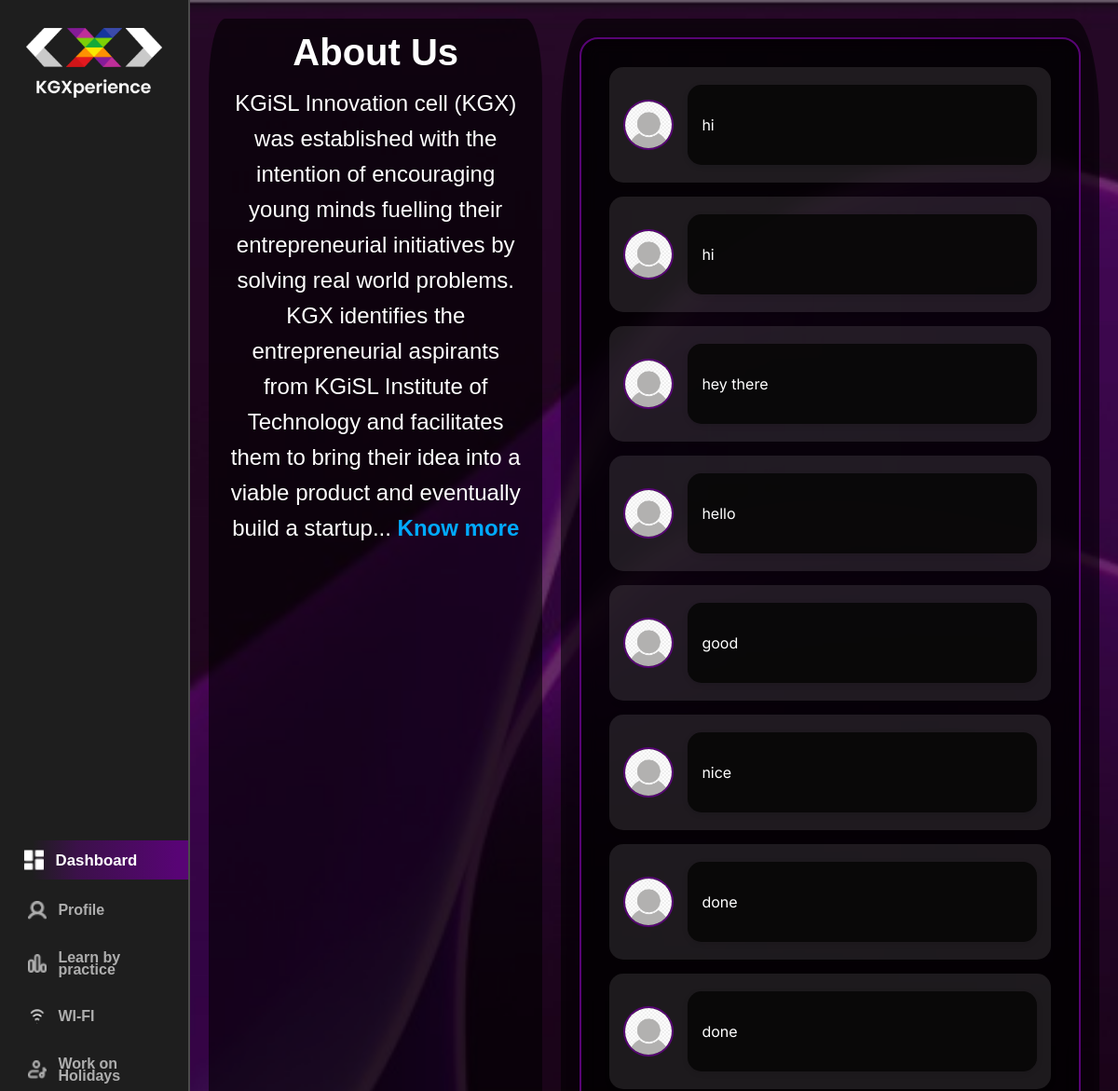
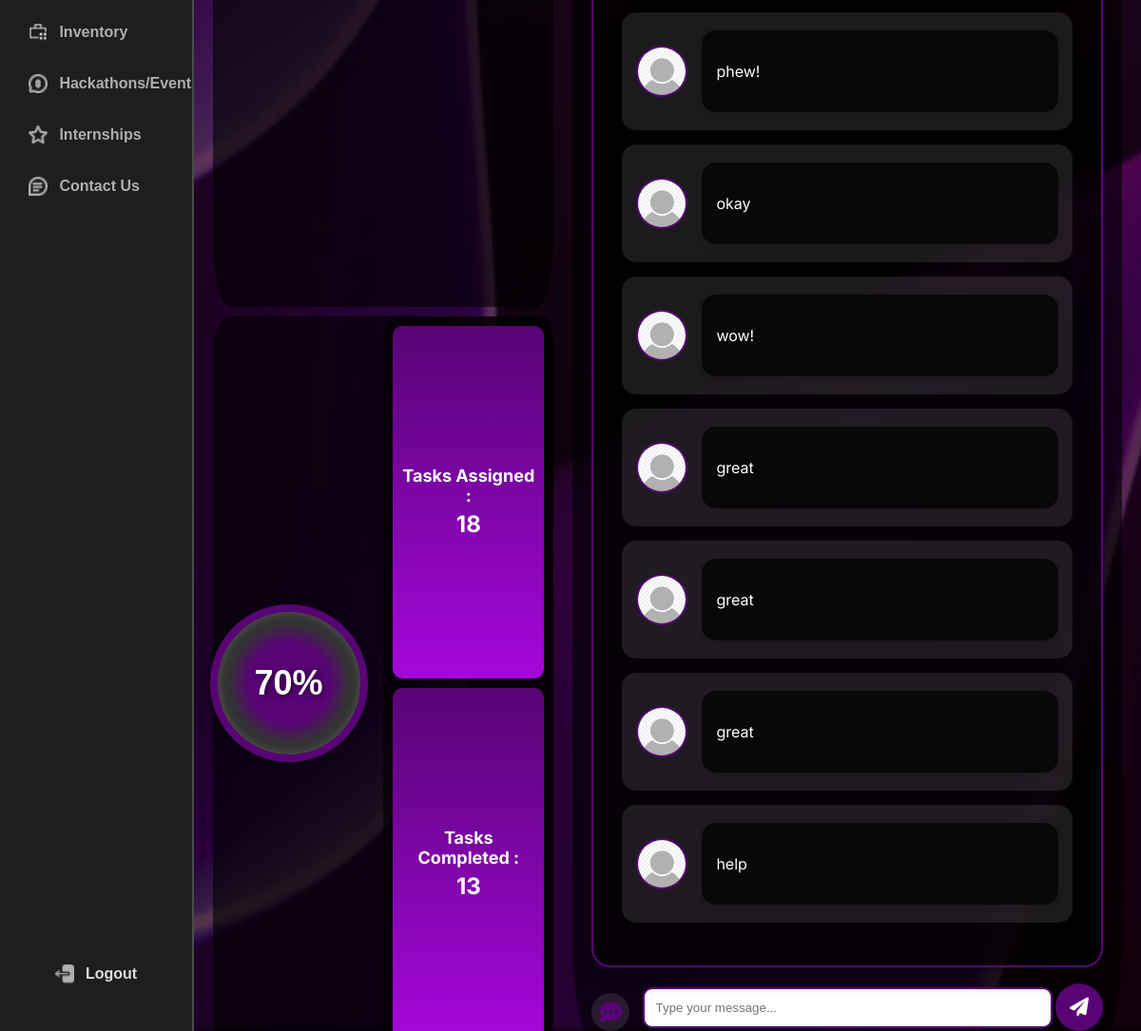
Screenshot of /dashboard/ (signed in) with the database file from the repository (2 pictures, top to bottom).
### kgx_app/models.py (models this page shows, shortened)
class Comment(models.Model):
    user = models.ForeignKey(User, on_delete=models.CASCADE)
    content = models.TextField()
    created_at = models.DateTimeField(auto_now_add=True)

### kgx_app/views.py (the view)
# urls.py: path('dashboard/', views.dashboard_view, name='dashboard'),
@login_required
def dashboard_view(request):
    comments = Comment.objects.select_related('user').all().order_by('-created_at')  # Fetch comments with user profile
    for comment in comments:
        try:
            profile = Profile.objects.get(roll_no=comment.user.username)
            comment.profile_image_url = profile.image.url if profile.image else '/static/kgx_app/default_profile.png'
        except Profile.DoesNotExist:
            comment.profile_image_url = '/static/kgx_app/default_profile.png'  # Default image if profile does not exist
    twenty_four_hours_ago = timezone.now() - timedelta(hours=24)
    recent_comments = Comment.objects.filter(created_at__gte=twenty_four_hours_ago)
    return render(request, 'dashboard.html', {'comments': recent_comments})

### kgx_app/templates/dashboard.html (shortened to what this page needs)
{% extends 'dashboard_base.html' %}
{% load static %}
{% block content %}
<head>
    <link rel="stylesheet" href="https://cdnjs.cloudflare.com/ajax/libs/font-awesome/6.0.0/css/all.min.css">
</head>
<div class="container">
    <div class="section-one">
        <div class="box-one">
            <h2>About Us</h2>
            <p>KGiSL Innovation cell (KGX) was established with the intention of encouraging young minds fuelling their entrepreneurial initiatives by solving real world problems. KGX identifies the entrepreneurial aspirants from KGiSL Institute of Technology and facilitates them to bring their idea into a viable product and eventually build a startup... <a href="#">Know more</a></p>
        </div>
        <div class="box-two">
            <div class="section-one">
                <div class="percentage-container" data-percentage="70%"></div>
            </div>
            <div class="section-two">
                <div class="split-boxes">
                    <div class="split-box">
                        Tasks Assigned : <br> <span>18</span>
                    </div>
                    <div class="split-box">
                       Tasks Completed : <br> <span>13</span>
                    </div>
                </div>
            </div>
        </div>
    </div>
    <div class="section-two">
        <div class="comment-section" id="comment-section">
            {% for comment in comments %}
                <div class="comment">
                    <img src="{{ comment.user.profile.image.url }}"
                    onerror="this.onerror=null;
                    this.src='{% static 'kgx_app/default_profile.png' %}';"
                    alt="Profile Picture" class="profile-pic" />
                    <div class="comment-content">
                        <p>{{ comment.content }}</p>
                    </div>
                </div>
            {% endfor %}
        </div>
        <div class="comment-box">
                <i class="fas fa-comment-dots logo-icon"></i>
                <input type="text" id="comment-input" placeholder="Type your message...">
                <button id="submit-comment"><i class="fas fa-paper-plane"></i></button>
            </div>
        </div>
    </div>
</div>
{% endblock %}

### kgx_app/templates/base.html (style rules this page uses)
body, html { height: 100%; margin: 0; background: #171616; overflow: hidden; }
.logo-icon { max-width: 80%; height: auto; margin-top: 10px; }

### rows the page displays
Comment: content "hi"
Comment: content "hi"
Comment: content "hey there"
Comment: content "hello"
Comment: content "good"
Comment: content "nice"
Comment: content "done"
Comment: content "done"
Comment: content "phew!"
Comment: content "okay"
Comment: content "wow!"
Comment: content "great"
Comment: content "great"
Comment: content "great"
Comment: content "help"
